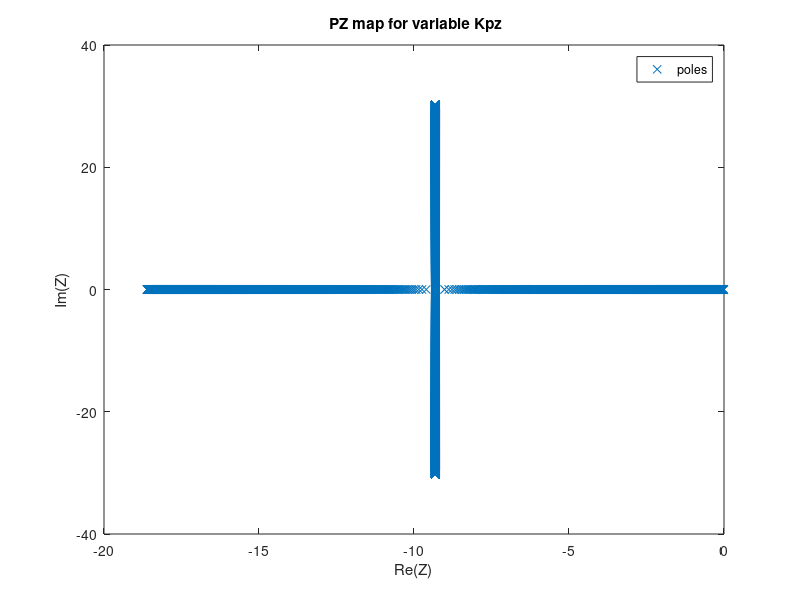
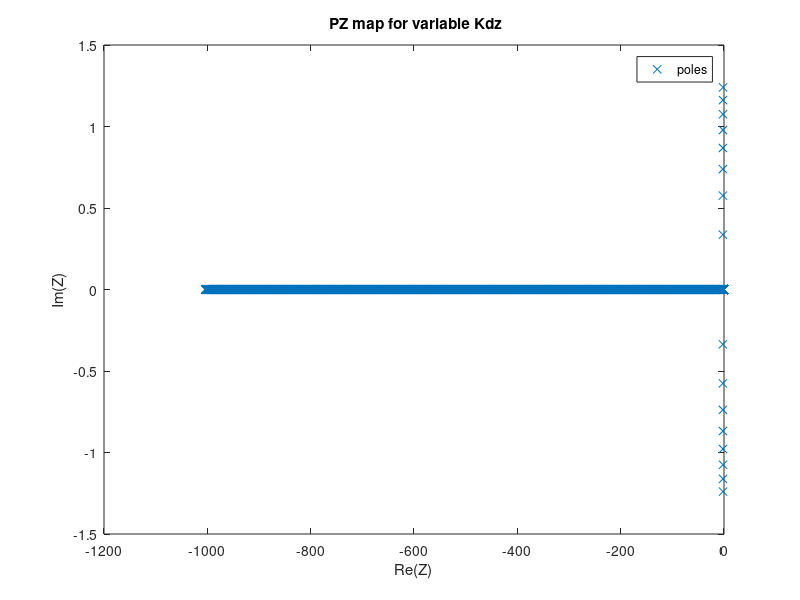

Reproduce these figures in MATLAB, in order.
%-------------------------Exercise 2(B)-----------------------------------------
%-------------caclculate the change of poles by altering Kpz and Kdz------------
%-------------------------------------------------------------------------------

clear; clc; close('all');
function createPlot(a,Name,input)
    figure('name',Name);
    plot(real(a), imag(a),'x');
    xlabel ("Re(Z)");
    ylabel (["Im(Z)"]);
    title ([" PZ map for variable " input]);
    legend(Name);
endfunction


function [s1,s2] = calculateRoots(a,b)
    delta = (b^2) - (4*a);
    s1 = (-b + sqrt(delta))/(2*a);
    s2 = (-b - sqrt(delta))/(2*a);
endfunction

function result = findPoles(Kpz,Kdz,Cz,M,result,ch_var,end_value)
  start_value = 0.1;
  while(start_value<=end_value)
    if strcmp(ch_var,'Kpz')
      [s1,s2] = calculateRoots(M/start_value,(Kdz+Cz)/start_value);
    else
       [s1,s2] = calculateRoots(M/Kpz,(start_value+Cz)/Kpz);
    endif
    if s1==s2
      display(Kpz)
    endif
    result=[result;complex(s1)];
    result=[result;complex(s2)];
    start_value = start_value+0.1;
  endwhile
endfunction
%--------initial values--------------------
Kdz = 15;
Kpz = 5;
am = 3106;
Cz = 3+ am/5000;
M=1;
end_value = 1000;
%--------------constant Kdz variable Kpz---------------------------------
variableKpzPoles = findPoles(Kpz,Kdz,Cz,M,[],'Kpz',end_value);
createPlot(variableKpzPoles,'poles','Kpz')

%--------------constant Kpz variable Kdz---------------------------------
variableKdzPoles = findPoles(Kpz,Kdz,Cz,M,[],'Kdz',end_value);
createPlot(variableKdzPoles,'poles','Kdz')
